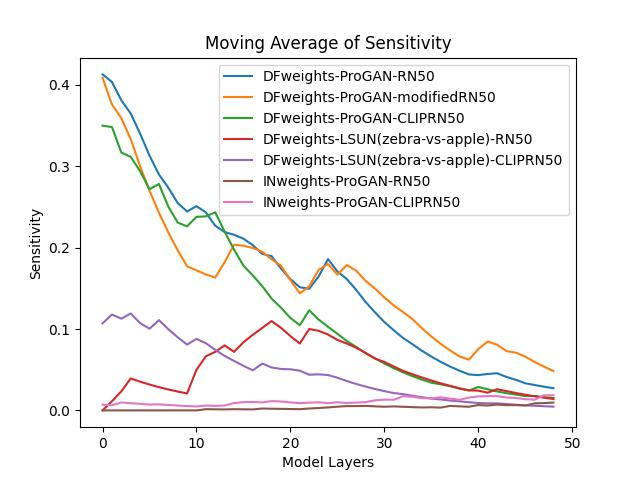

This figure's Python source:
import matplotlib.pyplot as plt
import numpy as np

# Example data lists (fill in your actual data where the ellipses are)
L_a = [
    0.413, 0.320, 0.179, 0.217, 0.118, 0.071, 0.082, 0.127, 0.085, 0.151, 0.310, 0.174, 
    0.079, 0.149, 0.187, 0.167, 0.131, 0.097, 0.163, 0.037, 0.045, 0.062, 0.133, 0.300, 
    0.378, 0.035, 0.077, 0.028, 0.000, 0.006, 0.001, 0.007, 0.003, 0.013, 0.001, 0.002, 
    0.001, 0.002, 0.003, 0.003, 0.036, 0.057, 0.054, 0.000, 0.006, -0.005, 0.012, 0.010, 0.011
]
L_b = [
    0.409, 0.079, 0.208, 0.101, 0.000, 0.000, 0.000, 0.000, 0.000, 0.000, 0.127, 0.121, 
    0.130, 0.352, 0.397, 0.191, 0.175, 0.152, 0.103, 0.106, 0.000, 0.000, 0.228, 0.355, 
    0.246, 0.050, 0.284, 0.110, 0.046, 0.065, 0.040, 0.041, 0.047, 0.034, 0.000, 0.000, 
    0.000, 0.001, 0.000, 0.027, 0.192, 0.169, 0.044, 0.003, 0.054, 0.022, 0.000, 0.002, 0.000
]
L_c = [
    0.350, 0.333, 0.035, 0.263, 0.136, 0.072, 0.337, 0.000, 0.054, 0.185, 
    0.343, 0.243, 0.289, 0.004, 0.000, 0.000, 0.058, 0.034, 0.000, 0.026, 0.000, 0.024, 
    0.289, 0.008, 0.023, 0.017, 0.005, 0.013, 0.000, 0.009, 0.000, 0.000, 0.000, 0.000, 
    0.000, 0.000, 0.013, 0.010, 0.000, 0.003, 0.068, 0.000, 0.000, 0.002, 0.004, 0.001, 0.019, 0.003, 0.006
]
L_d = [
    0.000, 0.112, 0.133, 0.182, 0.000, 0.000, 0.000, 0.000, 0.000, 0.000, 0.311, 0.217, 
    0.120, 0.152, 0.000, 0.190, 0.176, 0.177, 0.186, 0.026, 0.000, 0.000, 0.261, 0.078, 
    0.052, 0.027, 0.042, 0.031, 0.014, 0.000, 0.022, 0.004, 0.000, 0.007, 0.005, 0.003, 
    0.002, 0.002, 0.000, 0.003, 0.020, 0.000, 0.064, 0.003, 0.000, 0.000, 0.000, 0.000, 0.000
]
L_e = [
    0.107, 0.216, 0.066, 0.177, 0.000, 0.039, 0.206, 0.000, 0.000, 0.000, 
    0.151, 0.035, 0.000, 0.000, 0.006, 0.000, 0.000, 0.132, 0.010, 0.034, 0.047, 0.033, 
    0.000, 0.048, 0.036, 0.010, 0.000, 0.000, 0.000, 0.000, 0.000, 0.000, 0.008, 0.000, 
    0.000, 0.000, 0.003, 0.000, 0.003, 0.000, 0.000, 0.006, 0.008, 0.000, 0.000, 0.000, 0.000, 0.000, 0.000
]


L_f = [
    0.000, 0.000, 0.000, 0.000, 0.000, 0.000, 0.000, 0.000, 0.000, 0.000, 0.000, 0.015, 
    0.000, 0.000, 0.004, 0.000, 0.000, 0.012, 0.000, 0.000, 0.000, 0.000, 0.010, 0.008, 
    0.010, 0.013, 0.012, 0.005, 0.008, 0.000, 0.000, 0.009, 0.000, 0.000, 0.000, 0.006, 
    0.000, 0.024, 0.000, 0.000, 0.026, 0.000, 0.018, 0.000, 0.007, 0.001, 0.033, 0.012, 0.016
]

L_g = [
    0.007, 0.000, 0.041, 0.001, 0.000, 0.000, 0.009, 0.000, 0.000, 0.000, 
    0.000, 0.016, 0.002, 0.010, 0.036, 0.020, 0.013, 0.004, 0.027, 0.006, 0.000, 0.000, 
    0.016, 0.013, 0.000, 0.020, 0.000, 0.015, 0.015, 0.032, 0.021, 0.012, 0.057, 0.010, 
    0.000, 0.012, 0.028, 0.000, 0.000, 0.040, 0.031, 0.020, 0.018, 0.000, 0.011, 0.000, 0.007, 0.068, 0.017
]


# CIFAR10
L_h = [
    0.324, 0.000, 0.030, 0.050, 0.002, 0.008, 0.000, 0.000, 0.000, 0.000, 0.000, 0.000, 0.000, 
    0.000, 0.000, 0.000, 0.000, 0.028, 0.015, 0.001, 0.014, 0.058, 0.099, 0.042, 0.080, 0.000, 
    0.000, 0.034, 0.000, 0.000, 0.000, 0.010, 0.001, 0.003, 0.023, 0.000, 0.000, 0.101, 0.000, 
    0.011, 0.022, 0.000, 0.011, 0.003, 0.000, 0.000, 0.009, 0.004, 0.000
]

L_i = [
    0.093, 0.000, 0.000, 0.196, 0.000, 0.201, 0.000, 0.000, 0.000, 0.000, 0.004, 0.000, 0.000, 
    0.000, 0.015, 0.008
]


# Function to calculate the exponential moving average
def exponential_moving_average(data, alpha):
    ema = [data[0]]
    for x in data[1:]:
        ema.append(alpha * x + (1 - alpha) * ema[-1])
    return ema

# Alpha value for EMA (the smoothing factor, typically between 0.1 and 0.3)
alpha = 0.1

# Calculate exponential moving averages
ma_L_a = exponential_moving_average(L_a, alpha)
ma_L_b = exponential_moving_average(L_b, alpha)
ma_L_c = exponential_moving_average(L_c, alpha)
ma_L_d = exponential_moving_average(L_d, alpha)
ma_L_e = exponential_moving_average(L_e, alpha)
ma_L_f = exponential_moving_average(L_f, alpha)
ma_L_g = exponential_moving_average(L_g, alpha)
ma_L_h = exponential_moving_average(L_h, alpha)
ma_L_i = exponential_moving_average(L_i, alpha)

# Normalized x values
x_L_a = np.linspace(0, 1, len(ma_L_a))
x_L_b = np.linspace(0, 1, len(ma_L_b))
x_L_c = np.linspace(0, 1, len(ma_L_c))
x_L_d = np.linspace(0, 1, len(ma_L_d))
x_L_e = np.linspace(0, 1, len(ma_L_e))
x_L_f = np.linspace(0, 1, len(ma_L_f))
x_L_g = np.linspace(0, 1, len(ma_L_g))
x_L_h = np.linspace(0, 1, len(ma_L_h))
x_L_i = np.linspace(0, 1, len(ma_L_i))

# Create a line plot
plt.figure()
# plt.plot(x_L_a, ma_L_a, label='DFweights-ProGAN-RN50')
# plt.plot(x_L_b, ma_L_b, label='DFweights-ProGAN-modifiedRN50')
# plt.plot(x_L_c, ma_L_c, label='DFweights-ProGAN-CLIPRN50')
# plt.plot(x_L_d, ma_L_d, label='DFweights-LSUN(zebra-vs-apple)-RN50')
# plt.plot(x_L_e, ma_L_e, label='DFweights-LSUN(zebra-vs-apple)-CLIPRN50')
# plt.plot(x_L_f, ma_L_f, label='INweights-ProGAN-RN50')
# plt.plot(x_L_g, ma_L_g, label='INweights-ProGAN-CLIPRN50')
# plt.plot(x_L_h, ma_L_h, label='CFweights-CIFAR10-RN50')
# plt.plot(x_L_i, ma_L_i, label='CFweights-CIFAR10-VGG')

plt.plot(ma_L_a, label='DFweights-ProGAN-RN50')
plt.plot(ma_L_b, label='DFweights-ProGAN-modifiedRN50')
plt.plot(ma_L_c, label='DFweights-ProGAN-CLIPRN50')
plt.plot(ma_L_d, label='DFweights-LSUN(zebra-vs-apple)-RN50')
plt.plot(ma_L_e, label='DFweights-LSUN(zebra-vs-apple)-CLIPRN50')
plt.plot(ma_L_f, label='INweights-ProGAN-RN50')
plt.plot(ma_L_g, label='INweights-ProGAN-CLIPRN50')
# plt.plot(x_L_h, ma_L_h, label='CFweights-CIFAR10-RN50')
# plt.plot(x_L_i, ma_L_i, label='CFweights-CIFAR10-VGG')

plt.xlabel('Model Layers')
plt.ylabel('Sensitivity')
plt.title('Moving Average of Sensitivity')
plt.legend()

# Save the figure as a JPEG file
plt.savefig('pruning_comparison.jpg', format='jpg')
plt.show()

